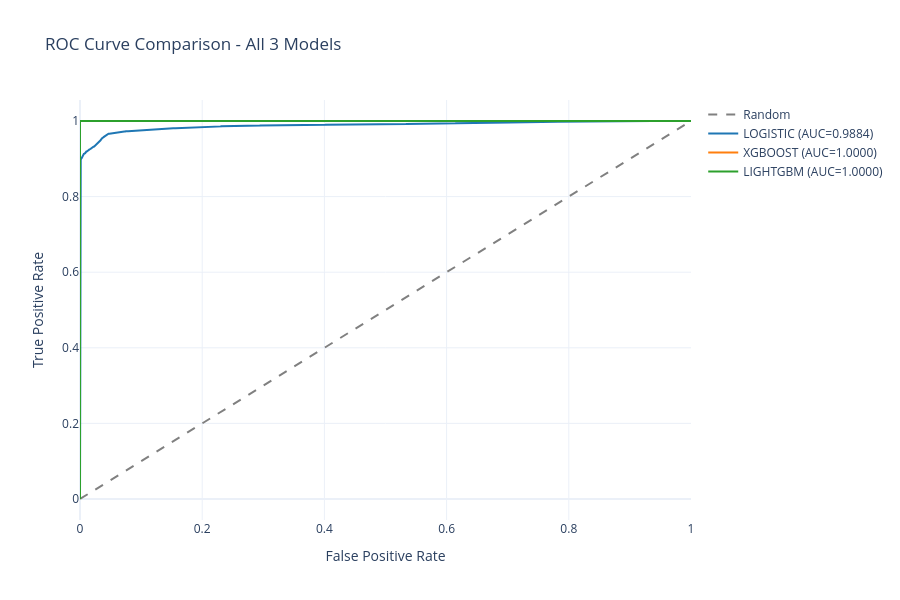

Notebook code cell kept with this figure:
### Markdown cell above
## 6. Display ROC Curves

### Code cell
# Display ROC curve
fig_roc = trainer.plot_roc_curves(save=False)
fig_roc.show()

### Figure 1 — Plotly figure (JSON) as saved in the notebook; plotly's stock layout.template omitted (floating-point values rounded to 4 significant figures; data arrays with more than 128 entries replaced by an {"elided": "..."} marker saying what was removed)
{"data": [{"line": {"color": "gray", "dash": "dash", "width": 2}, "mode": "lines", "name": "Random", "type": "scatter", "x": [0, 1], "y": [0, 1]}, {"line": {"color": "#1f77b4", "width": 2}, "mode": "lines", "name": "LOGISTIC (AUC=0.9884)", "type": "scatter", "x": {"elided": "1293 float values"}, "y": {"elided": "1293 float values"}}, {"line": {"color": "#ff7f0e", "width": 2}, "mode": "lines", "name": "XGBOOST (AUC=1.0000)", "type": "scatter", "x": {"elided": "809 float values"}, "y": {"elided": "809 float values"}}, {"line": {"color": "#2ca02c", "width": 2}, "mode": "lines", "name": "LIGHTGBM (AUC=1.0000)", "type": "scatter", "x": {"elided": "7295 float values"}, "y": {"elided": "7295 float values"}}], "layout": {"height": 600, "hovermode": "closest", "title": {"text": "ROC Curve Comparison - All 3 Models"}, "xaxis": {"title": {"text": "False Positive Rate"}}, "yaxis": {"title": {"text": "True Positive Rate"}}}}
